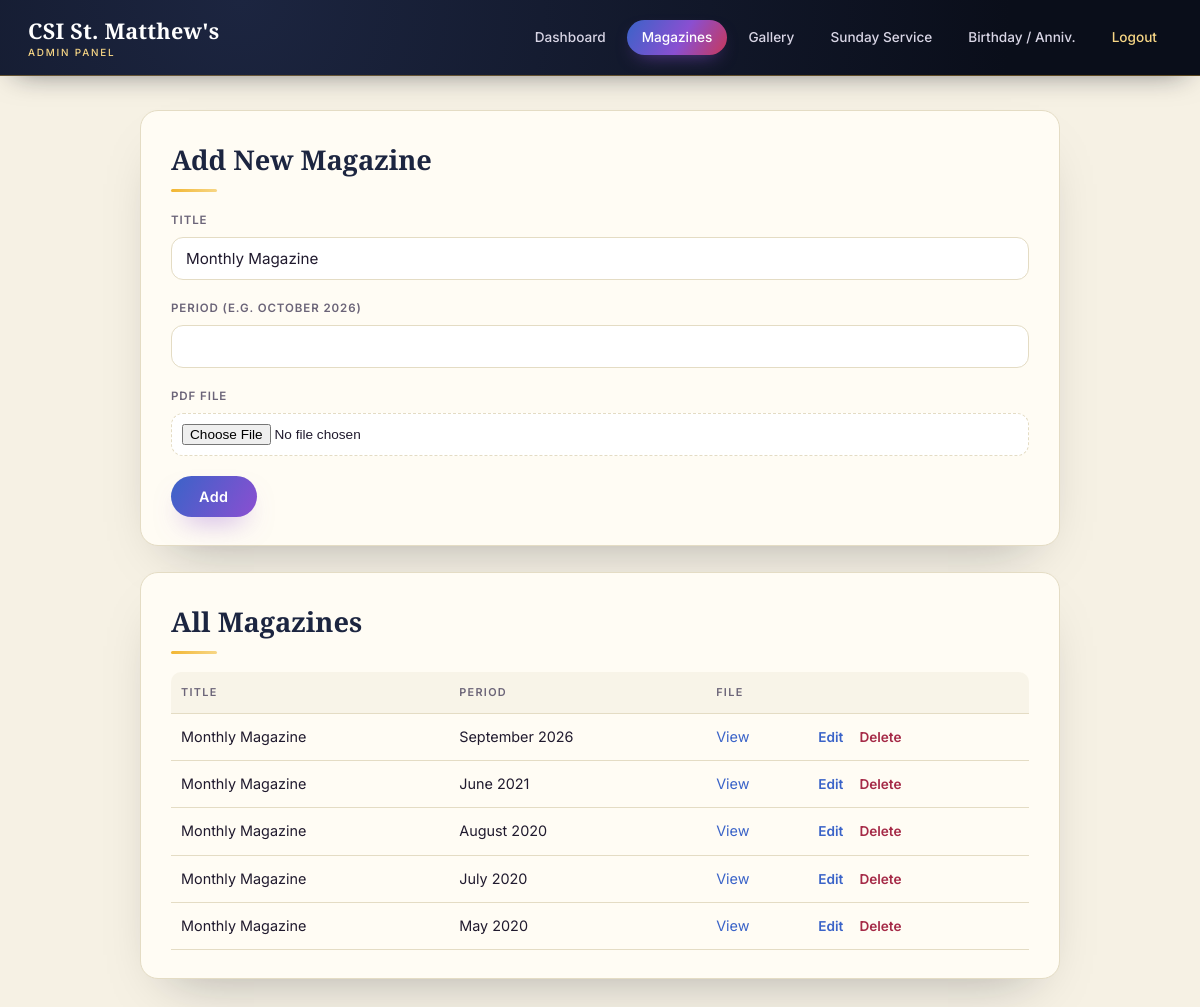
/admin/magazines.php (signed in), run on the app's committed database.
### tables this page shows
CREATE TABLE magazines (
  id INT AUTO_INCREMENT PRIMARY KEY,
  title VARCHAR(150) NOT NULL,
  period VARCHAR(50) NOT NULL,
  filename VARCHAR(255),
  sort_order INT DEFAULT 0
);

### includes/config.php (called while the page is built, shortened)
<?php
function db(): mysqli {
    static $conn = null;
    if ($conn === null) {
        $conn = new mysqli(DB_HOST, DB_USER, DB_PASS, DB_NAME);
        $conn->set_charset('utf8mb4');
    }
    return $conn;
}
function h(?string $value): string {
    return htmlspecialchars($value ?? '', ENT_QUOTES, 'UTF-8');
}

### admin/magazines.php (the view, shortened to what this page needs)
<?php
require __DIR__ . '/_layout_top.php';
$editRow = null;
$all = db()->query("SELECT * FROM magazines ORDER BY sort_order");
$base = '../';
?>
<div class="admin-card">
  <h2><?= $editRow ? 'Edit Magazine' : 'Add New Magazine' ?></h2>
  <form method="post" enctype="multipart/form-data">
    <label>Title</label>
    <input type="text" name="title" value="<?= h($editRow['title'] ?? 'Monthly Magazine') ?>" required>
    <label>Period (e.g. October 2026)</label>
    <input type="text" name="period" value="<?= h($editRow['period'] ?? '') ?>" required>
    <label>PDF File<?= $editRow ? ' (leave empty to keep current file)' : '' ?></label>
    <input type="file" name="pdf" accept="application/pdf">
    <button type="submit" class="btn" style="margin-top:20px;"><?= $editRow ? 'Update' : 'Add' ?></button>
  </form>
</div>
<div class="admin-card">
  <h2>All Magazines</h2>
  <div class="table-scroll">
  <table>
    <tr><th>Title</th><th>Period</th><th>File</th><th></th></tr>
    <?php while ($row = $all->fetch_assoc()): ?>
    <tr>
      <td><?= h($row['title']) ?></td>
      <td><?= h($row['period']) ?></td>
      <td><a href="<?= $base ?>assets/pdf/<?= h($row['filename']) ?>" target="_blank">View</a></td>
      <td class="row-actions">
        <a href="?edit=<?= (int)$row['id'] ?>">Edit</a>
        <form method="post" style="display:inline" onsubmit="return confirm('Delete this magazine?');">
          <a href="#" onclick="this.closest('form').submit(); return false;" style="color:#a52a47;">Delete</a>
        </form>
      </td>
    </tr>
    <?php endwhile; ?>
  </table>
  </div>
</div>
<?php require __DIR__ . '/_layout_bottom.php'; ?>

### admin/_layout_top.php (shortened to what this page needs)
<?php
$currentPage = basename($_SERVER['SCRIPT_NAME']);
function nav_link(string $file, string $label): void {
    global $currentPage;
    echo '<a href="' . ($file === 'index.php' ? './' : substr($file, 0, -4)) . '"' . ($currentPage === $file ? ' class="active"' : '') . '>' . $label . '</a>';
}
?><!DOCTYPE html>
<html lang="en">
<head>
</head>
<body>
<div class="admin-header">
  <div class="brand">CSI St. Matthew's<small>Admin Panel</small></div>
  <nav>
    <?php nav_link('index.php', 'Dashboard'); ?>
    <?php nav_link('magazines.php', 'Magazines'); ?>
    <a href="logout" class="logout">Logout</a>
  </nav>
</div>
<div class="admin-wrap">

### admin/_layout_bottom.php
</div>
</body>
</html>

### admin/_layout_top.php (style rules this page uses)
:root { --ink:#0a0e1a; --ink-2:#131a2e; --ink-3:#1c2540; --paper:#f6f1e4; --paper-card:#fffcf4; --sapphire:#3a63c8; --amethyst:#8a4fd1; --amber:#f2b632; --amber-soft:#f7d685; --ruby:#c8385a; --text:#201a2e; --muted:#6b6478; --border:#e4dcc4; --grad: linear-gradient(120deg, var(--sapphire), var(--amethyst) 55%, var(--ruby) 100%); }
* { box-sizing: border-box; }
body { margin:0; font-family:'Inter',-apple-system,'Segoe UI',sans-serif; background:var(--paper); color:var(--text); line-height:1.55; }
a { color:var(--sapphire); text-decoration:none; }
.admin-header { position:sticky; top:0; z-index:50; background:radial-gradient(circle at 20% 0%, var(--ink-3), var(--ink) 80%); color:#fff; padding:14px 28px; display:flex; align-items:center; justify-content:space-between; flex-wrap:wrap; gap:10px 24px; border-bottom:1px solid rgba(242,182,50,0.35); box-shadow:0 10px 30px -15px rgba(10,14,26,0.6); }
.admin-header .brand { font-family:'Cormorant Garamond',Georgia,serif; font-weight:700; font-size:1.35rem; color:#fff; letter-spacing:0.01em; }
.admin-header .brand small { display:block; font-family:'Inter',sans-serif; font-size:0.62rem; font-weight:500; letter-spacing:0.18em; text-transform:uppercase; color:var(--amber-soft); margin-top:-2px; }
.admin-header nav { display:flex; flex-wrap:wrap; gap:6px; }
.admin-header nav a { color:#d9d6e6; font-size:0.85rem; font-weight:500; padding:7px 15px; border-radius:20px; transition:background .25s, color .25s; }
.admin-header nav a.active { background:var(--grad); color:#fff; box-shadow:0 8px 20px -10px rgba(138,79,209,0.8); }
.admin-header nav a.logout { color:var(--amber-soft); }
.admin-wrap { max-width:960px; margin:0 auto; padding:34px 20px 70px; }
.admin-card { background:var(--paper-card); border:1px solid var(--border); border-radius:18px; padding:28px 30px; margin-bottom:26px; box-shadow:0 25px 55px -30px rgba(10,14,26,0.35); }
.admin-card h2 { font-family:'Cormorant Garamond',Georgia,serif; font-weight:700; font-size:1.7rem; color:var(--ink-3); margin:0 0 6px; }
.admin-card h2::after { content:''; display:block; width:46px; height:3px; border-radius:2px; margin-top:8px; background:linear-gradient(90deg,var(--amber),var(--amber-soft)); }
.admin-card > h2 + * { margin-top:18px; }
label { display:block; font-size:0.72rem; font-weight:600; letter-spacing:0.08em; text-transform:uppercase; margin:20px 0 7px; color:var(--muted); }
input[type=text], input[type=password], input[type=date], input[type=number], textarea, select { width:100%; padding:11px 14px; border:1px solid var(--border); border-radius:12px; font-size:0.95rem; font-family:inherit; background:#fff; color:var(--text); transition:border-color .2s, box-shadow .2s; }
input[type=file] { width:100%; font-size:0.85rem; padding:10px; border:1px dashed var(--border); border-radius:12px; background:#fff; }
.btn { display:inline-flex; align-items:center; justify-content:center; gap:8px; background:var(--grad); background-size:200% auto; color:#fff; border:none; padding:12px 28px; border-radius:30px; font-family:inherit; font-size:0.9rem; font-weight:600; letter-spacing:0.03em; cursor:pointer; text-decoration:none; text-align:center; box-shadow:0 14px 28px -12px rgba(138,79,209,0.55); transition:background-position .5s, transform .25s, box-shadow .25s; }
.table-scroll { overflow-x:auto; -webkit-overflow-scrolling:touch; margin-top:14px; }
table { width:100%; border-collapse:separate; border-spacing:0; min-width:560px; }
th, td { text-align:left; padding:12px 10px; border-bottom:1px solid var(--border); font-size:0.9rem; white-space:nowrap; vertical-align:middle; }
th { color:var(--muted); font-size:0.68rem; font-weight:600; text-transform:uppercase; letter-spacing:0.12em; background:rgba(228,220,196,0.25); }
th:first-child { border-top-left-radius:10px; }
th:last-child { border-top-right-radius:10px; }
.row-actions a { margin-right:12px; font-size:0.85rem; font-weight:600; }

### data on the page
magazines: title "Monthly Magazine", period "September 2026"
magazines: title "Monthly Magazine", period "June 2021"
magazines: title "Monthly Magazine", period "August 2020"
magazines: title "Monthly Magazine", period "July 2020"
magazines: title "Monthly Magazine", period "May 2020"

### other printed values
$label "Dashboard Magazines Gallery Sunday Service Birthday / Anniv."
